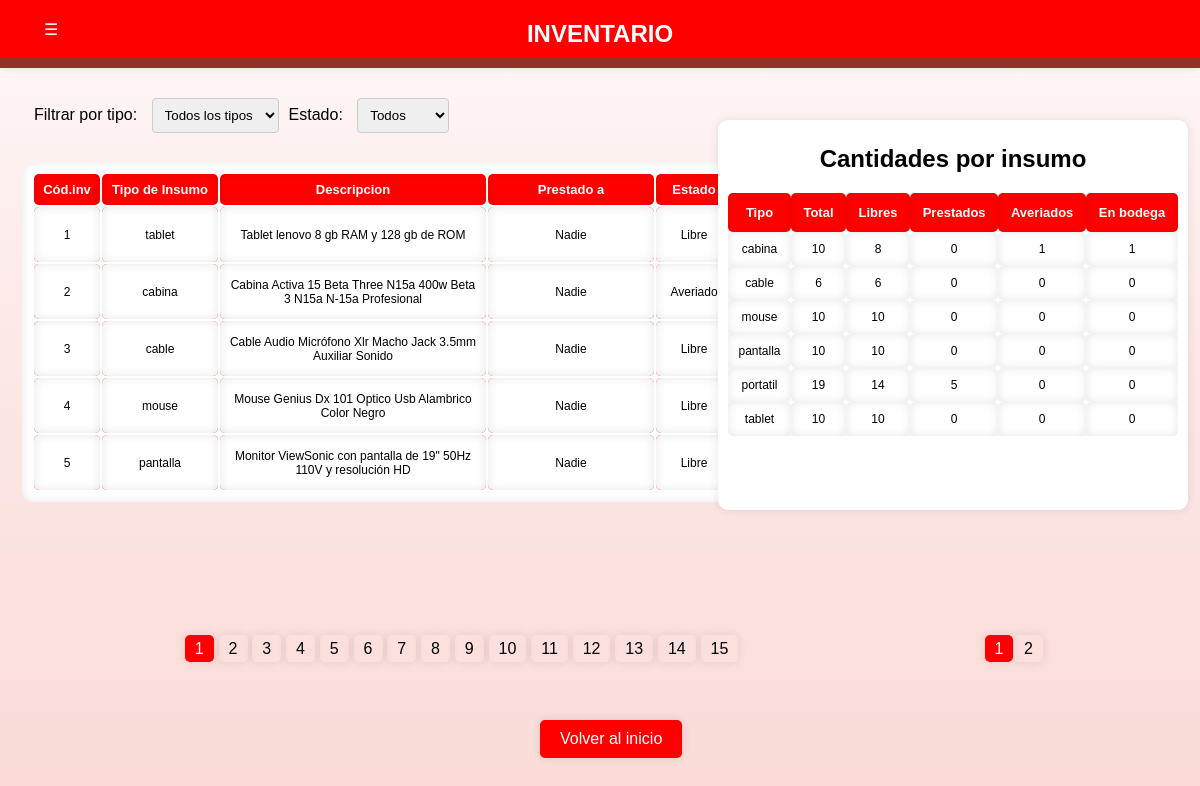
The app's page /SUPERVISOR/inventario.php with its own data.
### tables this page shows
CREATE TABLE IF NOT EXISTS `inventario` (
  `cod_inventario` int NOT NULL AUTO_INCREMENT,
  `nivel_acceso` int NOT NULL,
  `id_prestamo` int NOT NULL,
  `nom_inventario` varchar(255) NOT NULL DEFAULT 'No asignado',
  `Descripcion` varchar(255) NOT NULL DEFAULT '"Sin descripcion"',
  `estado` enum('Libre','Averiado','Bodega','Prestado') NOT NULL DEFAULT 'Libre',
  `prestado_a` varchar(255) NOT NULL DEFAULT 'Nadie',
  PRIMARY KEY (`cod_inventario`),
  UNIQUE KEY `cod_inventario` (`cod_inventario`)
);

### SUPERVISOR/inventario.php (the view, shortened to what this page needs)
<link rel="stylesheet" href="https://cdnjs.cloudflare.com/ajax/libs/font-awesome/6.5.0/css/all.min.css">
<?php
$conexion = new mysqli("localhost", "root", "", "basededatos");
$filtroTipoInsumo = isset($_GET['filtro_tipo']) ? $_GET['filtro_tipo'] : '';
$registrosPorPagina = 5;
$paginaActual = isset($_GET['pagina1']) ? $_GET['pagina1'] : 1;
$sqlWhere = '';
$sqlParams = array();
$offset = ($paginaActual - 1) * $registrosPorPagina;
$sql = "SELECT * FROM inventario " . $sqlWhere . " LIMIT ?, ?";
$stmt = $conexion->prepare($sql);
if (!empty($sqlParams)) {
    $allParams = $sqlParams;
    $allParams[] = $offset;
    $allParams[] = $registrosPorPagina;
    $types = str_repeat('s', count($sqlParams)) . 'ii';
    $bindRefs = array();
    $bindRefs[] = $types;
    foreach ($allParams as $key => $value) {
        $bindRefs[] = &$allParams[$key];
    }
    call_user_func_array(array($stmt, 'bind_param'), $bindRefs);
} else {
    $stmt->bind_param("ii", $offset, $registrosPorPagina);
}
$stmt->execute();
$resultado = $stmt->get_result();
$sqlCount = "SELECT COUNT(*) as total FROM inventario " . $sqlWhere;
$stmtCount = $conexion->prepare($sqlCount);
$stmtCount->execute();
$resultCount = $stmtCount->get_result();
$totalRegistros = $resultCount->fetch_assoc()['total'];
$numTotalPaginas = ceil($totalRegistros / $registrosPorPagina);
$registrosPorPagina2 = 6;
$paginaActual2 = isset($_GET['pagina2']) ? $_GET['pagina2'] : 1;
$offset2 = ($paginaActual2 - 1) * $registrosPorPagina2;
$sql2 = "SELECT
    ti.nombre_insumo,
    COALESCE(COUNT(i.nom_inventario), 0) as cantidad,
    COALESCE(SUM(CASE WHEN i.estado = 'Libre' THEN 1 ELSE 0 END), 0) as libres,
    COALESCE(SUM(CASE WHEN i.estado = 'Averiado' THEN 1 ELSE 0 END), 0) as averiados,
    COALESCE(SUM(CASE WHEN i.estado = 'Bodega' THEN 1 ELSE 0 END), 0) as bodega,
    COALESCE(SUM(CASE WHEN i.estado = 'Prestado' THEN 1 ELSE 0 END), 0) as prestados
FROM tipo_insumo ti
LEFT JOIN inventario i ON ti.nombre_insumo = i.nom_inventario
GROUP BY ti.nombre_insumo
ORDER BY ti.nombre_insumo ASC
LIMIT $offset2, $registrosPorPagina2";
$resultado2 = $conexion->query($sql2);
$totalRegistros2 = $conexion->query("SELECT COUNT(*) as total FROM (
    SELECT ti.nombre_insumo
    FROM tipo_insumo ti
    GROUP BY ti.nombre_insumo
) as subquery")->fetch_assoc()['total'];
$numTotalPaginas2 = ceil($totalRegistros2 / $registrosPorPagina2);
if ($resultado->num_rows >= 0) {
   echo "<div class='panel-box-admin'>";
    echo "<h2 class='title1' align='center'>INVENTARIO</h2>";
    echo "</div>";
    echo "<div class='filtro-container'>";
    echo "<form method='get' action=''>";
    echo "<label for='filtro_tipo'>Filtrar por tipo: </label>";
    echo "<select name='filtro_tipo' id='filtro_tipo' onchange='this.form.submit()'>";
    echo "<option value=''>Todos los tipos</option>";
    echo "</select>";
    echo "<label for='filtro_estado' style='margin-left:10px;'>Estado: </label>";
    echo "<select name='filtro_estado' id='filtro_estado' onchange='this.form.submit()'>";
    echo "<option value=''>Todos</option>";
    echo "</select>";
    echo "</form>";
    echo "</div>";
    echo "<div class='tabla1'>";
    echo "<table>";
    echo "<tr class='encabezado'>
        <th style=width:50px;>Cód.inv</th>
        <th style=width:100px;> Tipo de Insumo </th>
        <th style=width:250px;> Descripcion</th>
        <th style=width:150px;> Prestado a</th>
        <th style=width:60px;> Estado </th>
        <th style=width:100px;>Acciones</th>
    </tr>";
    while ($fila = $resultado->fetch_assoc()) {
        echo "<tr class='encabezado'>";
        echo "<td>" . $fila['cod_inventario'] . "</td>";
        echo "<td>" . $fila['nom_inventario'] . "</td>";
        echo "<td>" . $fila['Descripcion'] . "</td>";
        echo "<td>" . $fila['prestado_a'] . "</td>";
        echo "<td>" . $fila['estado'] . "</td>";
        echo "<td><a href='editarobjeto.php?cod_inventario=" . $fila['cod_inventario'] . "&nom_inventario=" . $fila['nom_inventario'] . "&estado=" . $fila['estado'] . "&Descripcion=" . $fila['Descripcion'] .  "'><img src='imagenes/editar.png' /></a>
                  <a href='eliminar_objeto.php?cod_inventario=" . $fila['cod_inventario'] . "'><img src='imagenes/eliminar.png' /></a></td>";
        echo "</tr>";
    }
    echo "</table>";
    echo "</div>";
}
?>
<div class="pagination">
    <?php
    for ($i = 1; $i <= $numTotalPaginas; $i++) {
        $claseActiva = ($i == $paginaActual) ? "active" : "";
        echo "<a class='$claseActiva' href='inventario.php?pagina1=$i";
        if (isset($_GET['pagina2'])) {
            echo "&pagina2=" . $_GET['pagina2'];
        }
        if (!empty($filtroTipoInsumo)) {
            echo "&filtro_tipo=" . urlencode($filtroTipoInsumo);
        }
        echo "'>$i</a>";
    }
    ?>
</div>
<div class="dropdown-nav">
    <button class="dropbtn">&#9776;</button>
</div>
<div class="tabla-container">
    <h2 style="text-align: center;">Cantidades por insumo</h2>
    <table class="tabla-resumen">
        <thead>
            <tr>
                <th>Tipo</th>
                <th>Total</th>
                <th>Libres</th>
                <th>Prestados</th>
                <th>Averiados</th>
                <th>En bodega</th>
            </tr>
        </thead>
        <tbody>
            <?php
            if ($resultado2->num_rows > 0) {
                while ($row = $resultado2->fetch_assoc()) {
                    echo "<tr>";
                    echo "<td>" . $row['nombre_insumo'] . "</td>";
                    echo "<td>" . $row['cantidad'] . "</td>";
                    echo "<td>" . $row['libres'] . "</td>";
                    echo "<td>" . $row['prestados'] . "</td>";
                    echo "<td>" . $row['averiados'] . "</td>";
                    echo "<td>" . $row['bodega'] . "</td>";
                    echo "</tr>";
                }
            } else {
                echo "<tr><td colspan='5'>No hay datos disponibles</td></tr>";
            }
            ?>
        </tbody>
    </table>
</div>
<div class="pagination2">
    <?php
    for ($i2 = 1; $i2 <= $numTotalPaginas2; $i2++) {
        $claseActiva2 = ($i2 == $paginaActual2) ? "active2" : "";
        echo "<a class='$claseActiva2' href='inventario.php?pagina2=$i2";
        if (isset($_GET['pagina1'])) {
            echo "&pagina1=" . $_GET['pagina1'];
        }
        if (!empty($filtroTipoInsumo)) {
            echo "&filtro_tipo=" . urlencode($filtroTipoInsumo);
        }
        echo "'>$i2</a>";
    }
    ?>
</div>
<a class="custom-button2" href="supervisor.php">Volver al inicio</a>

### SUPERVISOR/inventario.php (style rules this page uses)
.custom-button2 { display: inline-block; padding: 10px 20px; background-color: #ff0000; color: #FFF; text-decoration: none; border-radius: 5px; font-size: 16px; position: absolute; top: 90%; left: 45%; box-shadow: 0 0 10px rgba(0, 0, 0, 0.1); }
th { text-align: center; }
tr { text-align: center; }
.tabla1 { position: absolute; top: 19%; left: 1%; padding: 10px; width: 880px; height: 400px; }
table { font-family: "Lucida Sans Unicode", "Lucida Grande", Sans-Serif; font-size: 12px; border-radius: 10px; padding: 10px; box-shadow: inset 0 0 10px rgba(0, 0, 0, 0.1); background-color: #fff; }
th { font-size: 13px; font-weight: normal; padding: 8px; color: #FCFCFC; font-weight: bold; border-radius: 5px; box-shadow: inset 0 0 10px rgba(0, 0, 0, 0.1); }
td { padding: 8px; background: white; color: black; border-radius: 5px; background-color: white; box-shadow: inset 0 0 10px rgba(0, 0, 0, 0.1); }
.title1 { font-family: "Lucida Sans Unicode", "Lucida Grande", Sans-Serif; color: white; }
.pagination { text-align: center; position: absolute; top: 80%; left: 15%; }
.pagination a { display: inline-flexbox; padding: 5px 10px; margin-left: 1%; box-shadow: 0 0 10px rgba(0, 0, 0, 0.1); border-radius: 5px; text-decoration: none; color: #000; }
.pagination a.active { background-color: #ff0000; color: #fff; box-shadow: 0 0 10px rgba(0, 0, 0, 0.1); border-radius: 5px; }
.pagination2 { text-align: center; position: absolute; top: 80%; left: 82%; }
.pagination2 a { display: inline-flexbox; padding: 5px 10px; margin-left: 1%; box-shadow: 0 0 10px rgba(0, 0, 0, 0.1); border-radius: 5px; text-decoration: none; color: #000; }
.pagination2 a.active2 { background-color: #ff0000; color: #fff; box-shadow: 0 0 10px rgba(0, 0, 0, 0.1); border-radius: 5px; }
.panel-box-admin { width: 100%; height: 50px; position: absolute; padding-bottom: 8px; top: 0%; left: 0%; background-color: red; border-bottom: #943126 10px solid; box-shadow: 0 0 10px rgba(0, 0, 0, 0.1); }
.encabezado { background-color: red; }
.tabla-container { width: 450px; height: 380px; position: absolute; top: 15%; right: 1%; padding: 5px 10px; background-color: #fff; border-radius: 10px; box-shadow: 0 0 10px rgba(0, 0, 0, 0.1); }
.tabla-resumen { width: 100%; border-collapse: collapse; }
.tabla-resumen th { background-color: #ff0000; color: white; padding: 12px; text-align: center; border-radius: 5px; }
.tabla-resumen td { padding: 10px; text-align: center; background-color: #fff; border-radius: 5px; }
.filtro-container { position: absolute; top: 11%; left: 2%; display: flex; align-items: center; background-color: transparent; padding: 10px; }
.filtro-container select { padding: 8px; border-radius: 4px; border: 1px solid #ccc; margin-left: 10px; font-family: "Lucida Sans Unicode", "Lucida Grande", Sans-Serif; }
.dropdown-nav { position: absolute; top: 1%; left: 2%; z-index: 1000; }
.dropbtn { background-color: #ff0000; color: white; padding: 12px 20px; font-size: 16px; border: none; border-radius: 5px; cursor: pointer; }

### records on screen
inventario: cod_inventario "1", nom_inventario "tablet", Descripcion "Tablet lenovo 8 gb RAM y 128 gb de ROM", prestado_a "Nadie", estado "Libre"
inventario: cod_inventario "2", nom_inventario "cabina", Descripcion "Cabina Activa 15 Beta Three N15a 400w Beta 3 N15a N-15a Profesional", prestado_a "Nadie", estado "Averiado"
inventario: cod_inventario "3", nom_inventario "cable", Descripcion "Cable Audio Micrófono Xlr Macho Jack 3.5mm Auxiliar Sonido", prestado_a "Nadie", estado "Libre"
inventario: cod_inventario "4", nom_inventario "mouse", Descripcion "Mouse Genius Dx 101 Optico Usb Alambrico Color Negro", prestado_a "Nadie", estado "Libre"
inventario: cod_inventario "5", nom_inventario "pantalla", Descripcion "Monitor ViewSonic con pantalla de 19\" 50Hz 110V y resolución HD", prestado_a "Nadie", estado "Libre"

### other values on screen
$row['nombre_insumo'] "cabina"
$row['cantidad'] "10"
$row['libres'] "8"
$row['prestados'] "0"
$row['averiados'] "1"
$row['bodega'] "1"
$row['nombre_insumo'] "cable"
$row['cantidad'] "6"
$row['libres'] "6"
$row['averiados'] "0"
$row['bodega'] "0"
$row['nombre_insumo'] "mouse"
$row['libres'] "10"
$row['nombre_insumo'] "pantalla"
$row['nombre_insumo'] "portatil"
